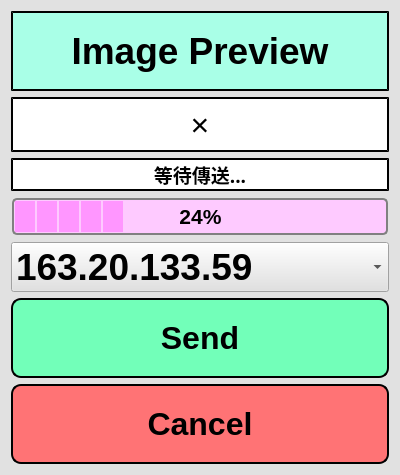
<?xml version="1.0" encoding="UTF-8"?>
<ui version="4.0">
 <class>clientMenu</class>
 <widget class="QWidget" name="clientMenu">
  <property name="geometry">
   <rect>
    <x>0</x>
    <y>0</y>
    <width>400</width>
    <height>475</height>
   </rect>
  </property>
  <property name="font">
   <font>
    <family>Arial</family>
    <pointsize>28</pointsize>
    <weight>75</weight>
    <bold>true</bold>
   </font>
  </property>
  <property name="windowTitle">
   <string>Form</string>
  </property>
  <property name="styleSheet">
   <string notr="true">background-color:rgb(225, 225, 225)</string>
  </property>
  <layout class="QGridLayout" name="gridLayout">
   <item row="0" column="0">
    <layout class="QVBoxLayout" name="verticalLayout">
     <item>
      <widget class="QLabel" name="title">
       <property name="sizePolicy">
        <sizepolicy hsizetype="Expanding" vsizetype="Preferred">
         <horstretch>0</horstretch>
         <verstretch>0</verstretch>
        </sizepolicy>
       </property>
       <property name="minimumSize">
        <size>
         <width>0</width>
         <height>80</height>
        </size>
       </property>
       <property name="font">
        <font>
         <family>Arial</family>
         <pointsize>28</pointsize>
         <weight>75</weight>
         <bold>true</bold>
        </font>
       </property>
       <property name="styleSheet">
        <string notr="true">color: rgb(0, 0, 0);
background-color: rgb(169, 255, 231);
border-style: outset;
border-width: 2px;</string>
       </property>
       <property name="text">
        <string>Image Preview</string>
       </property>
       <property name="alignment">
        <set>Qt::AlignCenter</set>
       </property>
      </widget>
     </item>
     <item>
      <widget class="QLabel" name="imagePreView">
       <property name="sizePolicy">
        <sizepolicy hsizetype="Expanding" vsizetype="Expanding">
         <horstretch>0</horstretch>
         <verstretch>0</verstretch>
        </sizepolicy>
       </property>
       <property name="font">
        <font>
         <pointsize>24</pointsize>
        </font>
       </property>
       <property name="styleSheet">
        <string notr="true">background-color: rgb(255, 255, 255);
color: rgb(0, 0, 0);
border-style: outset;
border-width: 2px;</string>
       </property>
       <property name="text">
        <string>×</string>
       </property>
       <property name="alignment">
        <set>Qt::AlignCenter</set>
       </property>
      </widget>
     </item>
     <item>
      <widget class="QLabel" name="stateInfo">
       <property name="sizePolicy">
        <sizepolicy hsizetype="Expanding" vsizetype="Minimum">
         <horstretch>0</horstretch>
         <verstretch>0</verstretch>
        </sizepolicy>
       </property>
       <property name="minimumSize">
        <size>
         <width>0</width>
         <height>30</height>
        </size>
       </property>
       <property name="font">
        <font>
         <family>Adobe 黑体 Std R</family>
         <pointsize>14</pointsize>
         <weight>75</weight>
         <bold>true</bold>
        </font>
       </property>
       <property name="styleSheet">
        <string notr="true">background-color: rgb(255, 255, 255);
color: rgb(0, 0, 0);
border-style: outset;
border-width: 2px;</string>
       </property>
       <property name="text">
        <string>等待傳送...</string>
       </property>
       <property name="alignment">
        <set>Qt::AlignCenter</set>
       </property>
      </widget>
     </item>
     <item>
      <widget class="QProgressBar" name="sendProgress">
       <property name="sizePolicy">
        <sizepolicy hsizetype="Expanding" vsizetype="Minimum">
         <horstretch>0</horstretch>
         <verstretch>0</verstretch>
        </sizepolicy>
       </property>
       <property name="minimumSize">
        <size>
         <width>0</width>
         <height>30</height>
        </size>
       </property>
       <property name="font">
        <font>
         <family>Arial</family>
         <pointsize>16</pointsize>
         <weight>75</weight>
         <bold>true</bold>
        </font>
       </property>
       <property name="styleSheet">
        <string notr="true">QProgressBar{
border : 2px solid grey;
border-radius  : 5px;
width: 10px;
margin : 1px;
background-color : rgb(254, 202, 255);
color : rgb(0, 0, 0);
}
QProgressBar:chunk{
background-color : rgb(255,150,255);
width: 20px;
margin: 1px;
}</string>
       </property>
       <property name="value">
        <number>24</number>
       </property>
       <property name="alignment">
        <set>Qt::AlignCenter</set>
       </property>
       <property name="textDirection">
        <enum>QProgressBar::TopToBottom</enum>
       </property>
      </widget>
     </item>
     <item>
      <widget class="QComboBox" name="ipSelect">
       <item>
        <property name="text">
         <string>163.20.133.59</string>
        </property>
       </item>
       <item>
        <property name="text">
         <string>192.168.0.103</string>
        </property>
       </item>
       <item>
        <property name="text">
         <string>172.20.10.3</string>
        </property>
       </item>
      </widget>
     </item>
     <item>
      <widget class="QPushButton" name="sendBtn">
       <property name="sizePolicy">
        <sizepolicy hsizetype="Expanding" vsizetype="Minimum">
         <horstretch>0</horstretch>
         <verstretch>0</verstretch>
        </sizepolicy>
       </property>
       <property name="minimumSize">
        <size>
         <width>0</width>
         <height>80</height>
        </size>
       </property>
       <property name="font">
        <font>
         <family>Arial</family>
         <pointsize>24</pointsize>
         <weight>75</weight>
         <bold>true</bold>
        </font>
       </property>
       <property name="styleSheet">
        <string notr="true">QPushButton{
color: rgb(0, 0, 0);
background-color: rgb(114, 255, 185);
border-radius:10px;
border-style:outset;
border-width:2px;
}

QPushButton:pressed{
color: rgb(255,255,255);
border-color: rgb(0, 0, 0);
background-color: rgb(62, 140, 101);
}</string>
       </property>
       <property name="text">
        <string>Send</string>
       </property>
      </widget>
     </item>
     <item>
      <widget class="QPushButton" name="cancelBtn">
       <property name="sizePolicy">
        <sizepolicy hsizetype="Expanding" vsizetype="Minimum">
         <horstretch>0</horstretch>
         <verstretch>0</verstretch>
        </sizepolicy>
       </property>
       <property name="minimumSize">
        <size>
         <width>0</width>
         <height>80</height>
        </size>
       </property>
       <property name="font">
        <font>
         <family>Arial</family>
         <pointsize>24</pointsize>
         <weight>75</weight>
         <bold>true</bold>
        </font>
       </property>
       <property name="styleSheet">
        <string notr="true">QPushButton{
color: rgb(0, 0, 0);
background-color: rgb(255, 115, 117);
border-radius:10px;
border-style: outset;
border-width: 2px;
}

QPushButton:pressed{
color: rgb(255,255,255);
	border-color: rgb(0, 0, 0);
background-color: rgb(156, 70, 72);
}</string>
       </property>
       <property name="text">
        <string>Cancel</string>
       </property>
      </widget>
     </item>
    </layout>
   </item>
  </layout>
 </widget>
 <resources/>
 <connections/>
</ui>
